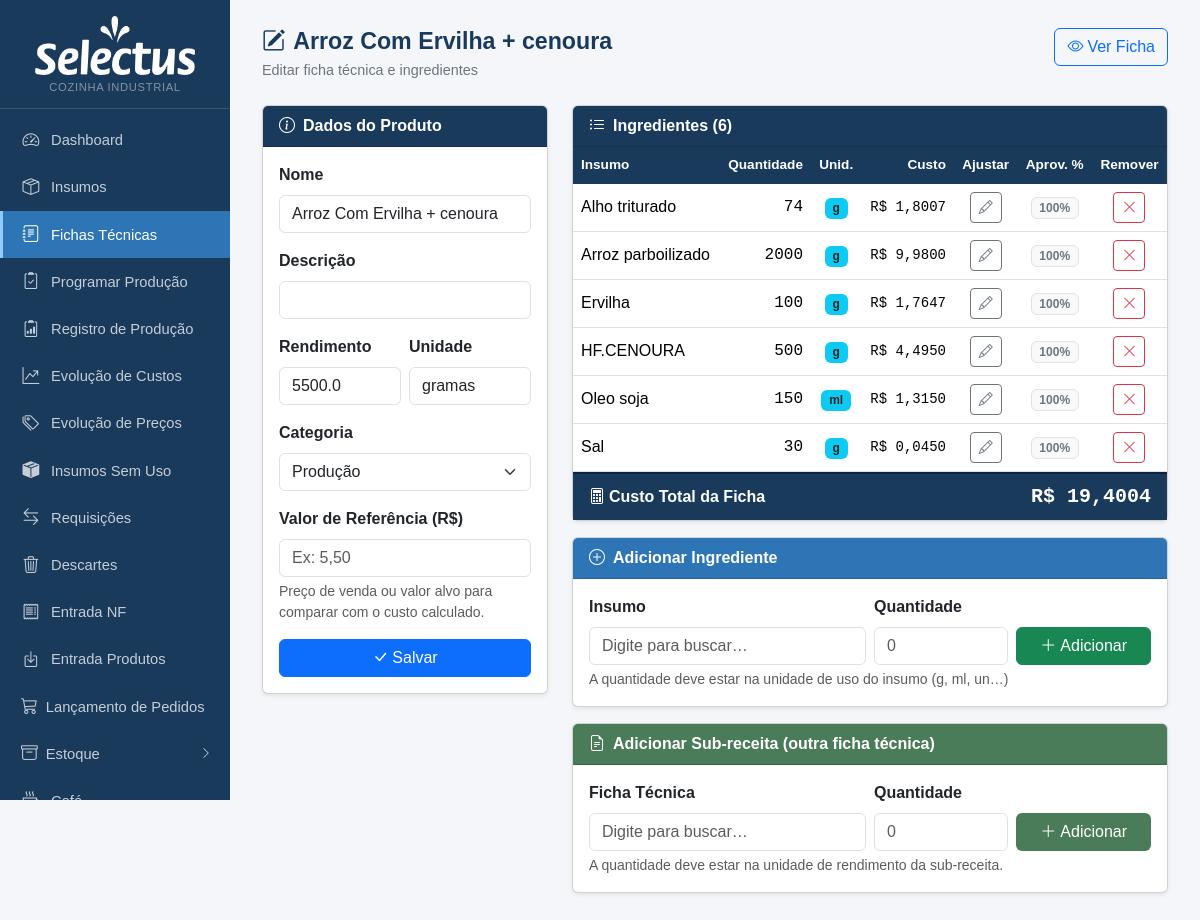
The app's page /fichas/85/editar with its own data.
### tables this page shows
CREATE TABLE produtos (
            id INTEGER PRIMARY KEY AUTOINCREMENT,
            nome TEXT NOT NULL,
            descricao TEXT,
            rendimento REAL DEFAULT 1,
            unidade_rendimento TEXT DEFAULT 'un'
        , categoria TEXT, valor_referencia REAL, status_revisao TEXT DEFAULT 'nao_revisada', status_revisao_custo TEXT DEFAULT 'nao_revisado', data_revisao TEXT, data_revisao_custo TEXT, ativo INTEGER NOT NULL DEFAULT 1, observacao TEXT);

CREATE TABLE ficha_tecnica (
            id INTEGER PRIMARY KEY AUTOINCREMENT,
            produto_id INTEGER NOT NULL,
            insumo_id INTEGER NOT NULL,
            quantidade REAL NOT NULL, aproveitamento REAL NOT NULL DEFAULT 100,
            FOREIGN KEY (produto_id) REFERENCES produtos(id) ON DELETE CASCADE,
            FOREIGN KEY (insumo_id) REFERENCES insumos(id)
        );

CREATE TABLE insumos (
            id INTEGER PRIMARY KEY AUTOINCREMENT,
            nome TEXT NOT NULL,
            unidade_compra TEXT NOT NULL,
            preco_compra REAL,
            unidade_uso TEXT NOT NULL,
            fator_conversao REAL NOT NULL DEFAULT 1
        , qtd_por_embalagem REAL, unid_embalagem TEXT, produto_vinculado_id INTEGER, estoque_atual REAL DEFAULT 0, estoque_minimo REAL DEFAULT 0, status_revisao_custo TEXT DEFAULT 'nao_revisado', data_revisao_custo TEXT, fornecedor TEXT, aproveitamento REAL NOT NULL DEFAULT 100, status_revisao_nome TEXT DEFAULT 'nao_revisado', observacao TEXT, estoque_central REAL DEFAULT 0, status_revisao_fp TEXT DEFAULT "nao_revisado", categoria TEXT, ep_fornecedor_id INTEGER REFERENCES ep_fornecedores(id), cat1 TEXT);

### app.py (the view, shortened to what this page needs)
@app.route('/fichas/<int:id>/editar', methods=['GET','POST'])
def ficha_editar(id):
    db = get_db()
    prod = db.execute('SELECT * FROM produtos WHERE id=?', (id,)).fetchone()
    if not prod:
        db.close(); return redirect(url_for('fichas_lista'))
    items = db.execute('''
        SELECT ft.id ft_id, ft.quantidade, ft.aproveitamento,
               i.id ins_id, i.nome ins_nome, i.unidade_uso,
               i.produto_vinculado_id, i.preco_compra, i.fator_conversao,
               p2.rendimento AS rend_vinc
        FROM ficha_tecnica ft JOIN insumos i ON i.id=ft.insumo_id
        LEFT JOIN produtos p2 ON p2.id = i.produto_vinculado_id
        WHERE ft.produto_id=? ORDER BY i.nome''', (id,)).fetchall()
    todos = db.execute('SELECT id, nome, unidade_uso FROM insumos ORDER BY nome').fetchall()
    produtos_lista = db.execute('SELECT id, nome, unidade_rendimento FROM produtos WHERE id != ? ORDER BY nome', (id,)).fetchall()
    db.close()
    custos_items = []
    for it in items:
        aprov = (it['aproveitamento'] or 100) / 100
        qtd_compra = it['quantidade'] / aprov
        if it['produto_vinculado_id']:
            sub, ok = custo_produto(it['produto_vinculado_id'])
            rend = it['rend_vinc'] or 1
            c = qtd_compra * (sub / rend) / (it['fator_conversao'] or 1) if ok else None
        elif it['preco_compra'] is not None:
            c = qtd_compra * it['preco_compra'] / (it['fator_conversao'] or 1)
        else:
            c = None
        custos_items.append(c)
    custo_total, custo_completo = custo_produto(id)
    return render_template('ficha_editar.html', prod=prod, items=items, todos=todos,
                           categorias=CATEGORIAS, custos_items=custos_items,
                           custo_total=custo_total, custo_completo=custo_completo,
                           produtos_lista=produtos_lista)

### app.py (called while the page is built)
def _to_br(value, decimals):
    if value is None:
        return '—'
    s = f'{float(value):,.{decimals}f}'
    return s.replace(',', 'X').replace('.', ',').replace('X', '.')

@app.template_filter('brl')
def brl_filter(value, decimals=2):
    return 'R$ ' + _to_br(value, decimals)

def get_db():
    c = sqlite3.connect(DB)
    c.row_factory = sqlite3.Row
    c.execute("PRAGMA foreign_keys = ON")
    return c

def count_alertas():
    try:
        db = get_db()
        n = db.execute('''SELECT COUNT(*) FROM insumos
                          WHERE estoque_minimo > 0 AND COALESCE(estoque_atual,0) < estoque_minimo''').fetchone()[0]
        db.close()
        return n
    except:
        return 0

@app.context_processor
def inject_alertas():
    try:
        db = get_db()
        n_ped = db.execute("SELECT COUNT(*) FROM pedidos WHERE status='aberto'").fetchone()[0]
        db.close()
    except Exception:
        n_ped = 0
    return dict(n_alertas=count_alertas(), n_pedidos_abertos=n_ped)

### financeiro.py (called while the page is built)
@bp.app_context_processor
def _ctx():
    try:
        u = _user() if request.endpoint and request.endpoint.startswith('fin.') else None
    except Exception:
        u = None
    return dict(fin_user=u, fin_pode=lambda p: _pode(u, p))

### templates/ficha_editar.html (shortened to what this page needs)
{% extends "base.html" %}
{% block content %}
<div class="page-header d-flex justify-content-between align-items-start">
  <div>
    <h1><i class="bi bi-pencil-square me-2"></i>{{ prod.nome }}</h1>
    <p>Editar ficha técnica e ingredientes</p>
  </div>
  <a href="{{ url_for('ficha_ver', id=prod.id) }}" class="btn btn-outline-primary">
    <i class="bi bi-eye me-1"></i>Ver Ficha
  </a>
</div>
<div class="row g-4">
  <div class="col-lg-4">
    <div class="card shadow-sm">
      <div class="card-header py-2" style="background:#1a3a5c">
        <span class="text-white fw-semibold"><i class="bi bi-info-circle me-2"></i>Dados do Produto</span>
      </div>
      <div class="card-body">
        <form method="post">
          <div class="mb-3">
            <label class="form-label fw-semibold">Nome</label>
            <input type="text" name="nome" class="form-control" required value="{{ prod.nome }}">
          </div>
          <div class="mb-3">
            <label class="form-label fw-semibold">Descrição</label>
            <input type="text" name="descricao" class="form-control" value="{{ prod.descricao or '' }}">
          </div>
          <div class="row g-2 mb-3">
            <div class="col-6">
              <label class="form-label fw-semibold">Rendimento</label>
              <input type="number" name="rendimento" class="form-control" step="any" value="{{ prod.rendimento }}">
            </div>
            <div class="col-6">
              <label class="form-label fw-semibold">Unidade</label>
              <input type="text" name="unidade_rendimento" class="form-control" value="{{ prod.unidade_rendimento }}">
            </div>
          </div>
          <div class="mb-3">
            <label class="form-label fw-semibold">Categoria</label>
            <select name="categoria" class="form-select">
              {% for nome, cls in categorias %}
              <option value="{{ nome }}" {% if prod.categoria == nome %}selected{% endif %}>{{ nome }}</option>
              {% endfor %}
            </select>
          </div>
          <div class="mb-3">
            <label class="form-label fw-semibold">Valor de Referência (R$)</label>
            <input type="number" name="valor_referencia" class="form-control" step="any" min="0"
                   placeholder="Ex: 5,50"
                   value="{{ prod.valor_referencia if prod.valor_referencia is not none else '' }}">
            <div class="form-text">Preço de venda ou valor alvo para comparar com o custo calculado.</div>
          </div>
          <button type="submit" class="btn btn-primary w-100">
            <i class="bi bi-check-lg me-1"></i>Salvar
          </button>
        </form>
      </div>
    </div>
  </div>
  <div class="col-lg-8">
    <div class="card shadow-sm mb-3">
      <div class="card-header py-2" style="background:#1a3a5c">
        <span class="text-white fw-semibold"><i class="bi bi-list-ul me-2"></i>Ingredientes ({{ items|length }})</span>
      </div>
      <div class="card-body p-0">
        {% if items %}
        <table class="table table-hover mb-0">
          <thead>
            <tr>
              <th>Insumo</th>
              <th class="text-end">Quantidade</th>
              <th class="text-center">Unid.</th>
              <th class="text-end">Custo</th>
              <th class="text-center">Ajustar</th>
              <th class="text-center" title="% do insumo comprado que é realmente aproveitado na receita">Aprov. %</th>
              <th class="text-center">Remover</th>
            </tr>
          </thead>
          <tbody>
            {% for it in items %}
            {% set c = custos_items[loop.index0] %}
            <tr id="row-{{ it.ft_id }}">
              <td>
                {{ it.ins_nome }}
              </td>
              <td class="text-end font-monospace" id="qty-display-{{ it.ft_id }}">
                {{ it.quantidade|int if it.quantidade == it.quantidade|int else it.quantidade|num_br(3) }}
              </td>
              <td class="text-center"><span class="badge bg-info text-dark">{{ it.unidade_uso }}</span></td>
              <td class="text-end font-monospace small">
                {% if c is not none %}
                  {{ c|brl(4) }}
                {% else %}
                  <span class="text-warning">—</span>
                {% endif %}
              </td>
              <td class="text-center">
                <button type="button" class="btn btn-sm btn-outline-secondary"
                        onclick="abrirAjuste({{ it.ft_id }}, {{ it.quantidade }}, {{ it.aproveitamento or 100 }})">
                  <i class="bi bi-pencil"></i>
                </button>
              </td>
              <td class="text-center" id="aprov-cell-{{ it.ft_id }}">
                <span id="aprov-display-{{ it.ft_id }}"
                      class="badge {% if it.aproveitamento and it.aproveitamento < 100 %}bg-warning text-dark{% else %}bg-light text-secondary border{% endif %}"
                      style="cursor:pointer;font-size:.75rem;min-width:42px"
                      title="Clique para editar"
                      onclick="abrirAprov({{ it.ft_id }}, {{ it.aproveitamento or 100 }})">
                  {{ it.aproveitamento|int if it.aproveitamento else 100 }}%
                </span>
              </td>
              <td class="text-center">
                <form method="post" action="{{ url_for('ficha_rem_ing', pid=prod.id, ft_id=it.ft_id) }}"
                      onsubmit="return confirm('Remover {{ it.ins_nome }}?')">
                  <button class="btn btn-sm btn-outline-danger"><i class="bi bi-x-lg"></i></button>
                </form>
              </td>
            </tr>
            {% endfor %}
          </tbody>
        </table>
        {% else %}
        <div class="text-center py-4 text-muted">
          <i class="bi bi-plus-circle" style="font-size:2rem"></i>
          <p class="mt-2 mb-0">Nenhum ingrediente ainda. Adicione abaixo.</p>
        </div>
        {% endif %}
      </div>
      {% if items %}
      <div class="d-flex justify-content-between align-items-center px-3 py-2 fw-bold"
           style="background:#1a3a5c; color:#fff; border-top:2px solid #0d2240">
        <span><i class="bi bi-calculator me-1"></i>Custo Total da Ficha</span>
        <span class="font-monospace fs-5">
          {% if custo_completo %}
            {{ custo_total|brl(4) }}
          {% elif custo_total > 0 %}
            {{ custo_total|brl(4) }} <span class="text-warning fs-6">*incompleto</span>
          {% else %}
            <span class="text-warning fs-6">preços incompletos</span>
          {% endif %}
        </span>
      </div>
      {% endif %}
    </div>
    <div class="card shadow-sm mb-3">
      <div class="card-header py-2" style="background:#2e75b6">
        <span class="text-white fw-semibold"><i class="bi bi-plus-circle me-2"></i>Adicionar Ingrediente</span>
      </div>
      <div class="card-body">
        <form method="post" action="{{ url_for('ficha_add_ing', id=prod.id) }}">
          <div class="row g-2 align-items-end">
            <div class="col-md-6">
              <label class="form-label fw-semibold">Insumo</label>
              <div class="position-relative" id="insumo-combo">
                <input type="text" id="insumo-busca" class="form-control" placeholder="Digite para buscar…"
                       autocomplete="off" required>
              </div>
            </div>
            <div class="col-md-3">
              <label class="form-label fw-semibold">Quantidade</label>
              <input type="number" name="quantidade" class="form-control" step="any" min="0.001"
                     required placeholder="0">
            </div>
            <div class="col-md-3">
              <button type="submit" class="btn btn-success w-100">
                <i class="bi bi-plus-lg me-1"></i>Adicionar
              </button>
            </div>
          </div>
          <div class="form-text mt-1">
            A quantidade deve estar na unidade de uso do insumo (g, ml, un…)
          </div>
        </form>
      </div>
    </div>
    <div class="card shadow-sm">
      <div class="card-header py-2" style="background:#4a7c59">
        <span class="text-white fw-semibold"><i class="bi bi-file-earmark-text me-2"></i>Adicionar Sub-receita (outra ficha técnica)</span>
      </div>
      <div class="card-body">
        <form method="post" action="{{ url_for('ficha_add_subreceita', id=prod.id) }}">
          <div class="row g-2 align-items-end">
            <div class="col-md-6">
              <label class="form-label fw-semibold">Ficha Técnica</label>
              <div class="position-relative" id="sub-combo">
                <input type="text" id="sub-busca" class="form-control" placeholder="Digite para buscar…"
                       autocomplete="off" required>
              </div>
            </div>
            <div class="col-md-3">
              <label class="form-label fw-semibold">Quantidade</label>
              <input type="number" name="quantidade" class="form-control" step="any" min="0.001"
                     required placeholder="0">
            </div>
            <div class="col-md-3">
              <button type="submit" class="btn w-100" style="background:#4a7c59;color:#fff">
                <i class="bi bi-plus-lg me-1"></i>Adicionar
              </button>
            </div>
          </div>
          <div class="form-text mt-1">
            A quantidade deve estar na unidade de rendimento da sub-receita.
          </div>
        </form>
      </div>
    </div>
  </div>
</div>
{% endblock %}

### records on screen
produtos: nome "Arroz Com Ervilha + cenoura", rendimento "5500.0", unidade_rendimento "gramas", categoria "Produção"
ficha_tecnica: ins_nome "Alho triturado", quantidade|num_br "74", unidade_uso "g", c "R$ 1,8007", aproveitamento "100"
ficha_tecnica: ins_nome "Arroz parboilizado", quantidade|num_br "2000", unidade_uso "g", c "R$ 9,9800", aproveitamento "100"
ficha_tecnica: ins_nome "Ervilha", quantidade|num_br "100", unidade_uso "g", c "R$ 1,7647", aproveitamento "100"
ficha_tecnica: ins_nome "HF.CENOURA", quantidade|num_br "500", unidade_uso "g", c "R$ 4,4950", aproveitamento "100"
ficha_tecnica: ins_nome "Oleo soja", quantidade|num_br "150", unidade_uso "ml", c "R$ 1,3150", aproveitamento "100"
ficha_tecnica: ins_nome "Sal", quantidade|num_br "30", unidade_uso "g", c "R$ 0,0450", aproveitamento "100"

### other values on screen
{{ items|length }} "6"
{{ custo_total|brl(4) }} "R$ 19,4004"
